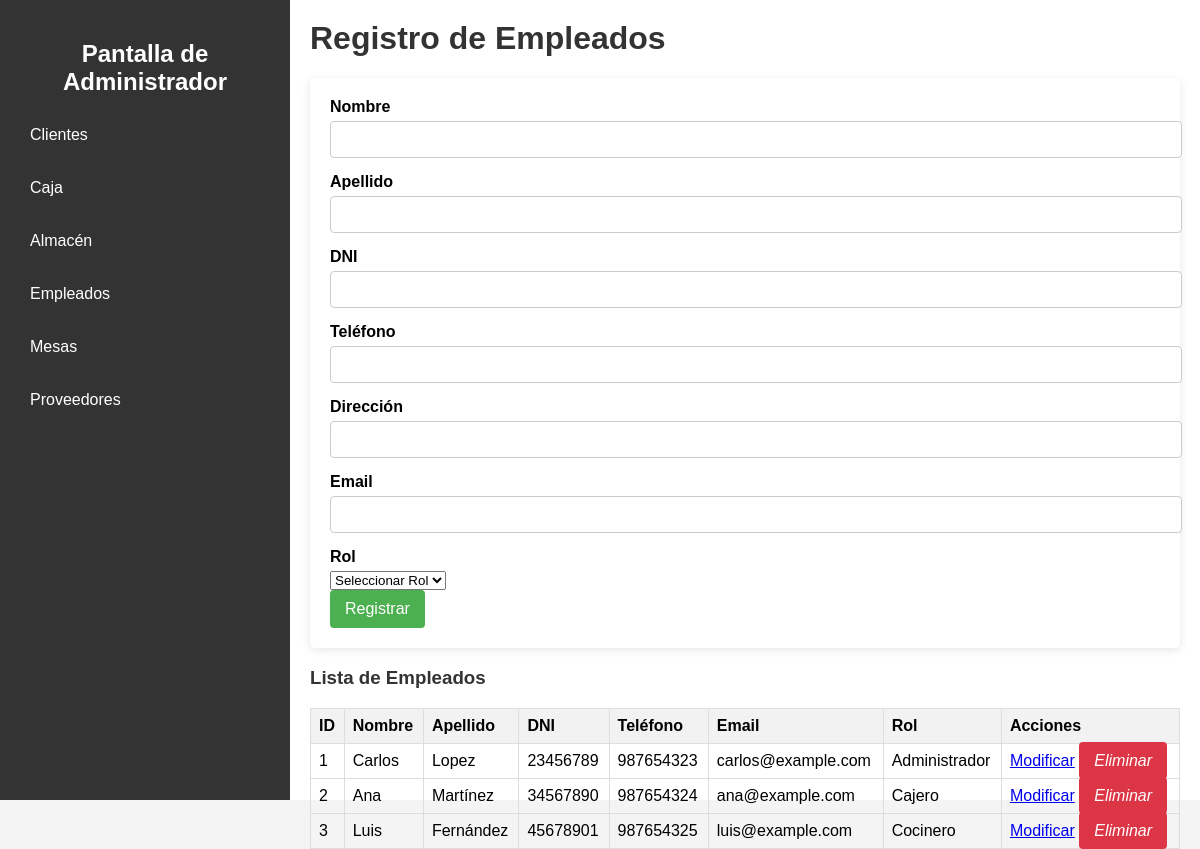
The page /vista/registro_empleado.php on the database its author committed.
### tables this page shows
CREATE TABLE `empleados` (
  `id_empleado` int(11) NOT NULL,
  `id_rol` int(11) DEFAULT NULL,
  `nombre` varchar(100) DEFAULT NULL,
  `apellido` varchar(100) DEFAULT NULL,
  `dni` varchar(8) DEFAULT NULL,
  `telefono` varchar(9) DEFAULT NULL,
  `email` varchar(100) DEFAULT NULL,
  `direccion` varchar(255) DEFAULT NULL,
  `fecha_contratacion` date DEFAULT NULL,
  `estado` tinyint(1) DEFAULT NULL
);

CREATE TABLE `roles` (
  `id_rol` int(11) NOT NULL,
  `nombre_rol` varchar(50) DEFAULT NULL,
  `descripcion` varchar(255) DEFAULT NULL
);

### vista/registro_empleado.php (the view, shortened to what this page needs)
<!DOCTYPE html>
<html lang="es">
<head>
    <link rel="stylesheet" href="../public/styles/admi.css">
</head>
<body>
    <div class="container">
        <nav class="sidebar">
            <h2>Pantalla de Administrador</h2>
            <ul>
                <li><a href="#" onclick="showSection('clientes')">Clientes</a></li>
                <li><a href="#" onclick="showSection('caja')">Caja</a></li>
                <li><a href="#" onclick="showSection('almacen')">Almacén</a></li>
                <li><a href="#" onclick="showSection('empleados')">Empleados</a></li>
                <li><a href="#" onclick="showSection('mesas')">Mesas</a></li>
                <li><a href="#" onclick="showSection('proveedores')">Proveedores</a></li>
            </ul>
        </nav>
        <main class="content">
            <h1>Registro de Empleados</h1>
            <?php
            include "../controlador/registro_empleado.php";
            ?>
            <form method="POST" class="mb-4">
                <div class="mb-3">
                    <label for="nombre" class="form-label">Nombre</label>
                    <input type="text" class="form-control" name="nombre" required>
                </div>
                <div class="mb-3">
                    <label for="apellido" class="form-label">Apellido</label>
                    <input type="text" class="form-control" name="apellido" required>
                </div>
                <div class="mb-3">
                    <label for="dni" class="form-label">DNI</label>
                    <input type="text" class="form-control" name="dni" required>
                </div>
                <div class="mb-3">
                    <label for="telefono" class="form-label">Teléfono</label>
                    <input type="text" class="form-control" name="telefono" required>
                </div>
                <div class="mb-3">
                    <label for="direccion" class="form-label">Dirección</label>
                    <input type="text" class="form-control" name="direccion" required>
                </div>
                <div class="mb-3">
                    <label for="email" class="form-label">Email</label>
                    <input type="email" class="form-control" name="email" required>
                </div>
                <div class="mb-3">
                    <label for="id_rol" class="form-label">Rol</label>
                    <select class="form-select" name="id_rol" required>
                        <option value="">Seleccionar Rol</option>
                    </select>
                </div>
                <button type="submit" class="btn btn-primary" name="btnregistrar" value="ok">Registrar</button>
            </form>
            <div id="empleados" class="section">
                <h3>Lista de Empleados</h3>
                <table class="table">
                    <thead>
                        <tr>
                            <th>ID</th>
                            <th>Nombre</th>
                            <th>Apellido</th>
                            <th>DNI</th>
                            <th>Teléfono</th>
                            <th>Email</th>
                            <th>Rol</th>
                            <th>Acciones</th>
                        </tr>
                    </thead>
                    <tbody>
                        <?php
                        $sql = $conexion->query("SELECT e.*, r.nombre_rol FROM empleados e LEFT JOIN roles r ON e.id_rol = r.id_rol");
                        while($empleado = $sql->fetch_object()){ ?>
                            <tr>
                                <td><?= $empleado->id_empleado ?></td>
                                <td><?= $empleado->nombre ?></td>
                                <td><?= $empleado->apellido ?></td>
                                <td><?= $empleado->dni ?></td>
                                <td><?= $empleado->telefono ?></td>
                                <td><?= $empleado->email ?></td>
                                <td><?= $empleado->nombre_rol ?></td>
                                <td>
                                    <a href="modificar_empleado.php?id=<?= $empleado->id_empleado ?>" class="btn btn-small btn-warning">Modificar</a>
                                    <a onclick="return eliminarempleado()" href="registro_empleado.php?id=<?= $empleado->id_empleado ?>" class="btn btn-small btn-danger"><i class="fa-solid fa-trash">Eliminar</a>
                                </td>
                            </tr>
                        <?php } ?>
                    </tbody>
                </table>
            </div>
        </main>
    </div>
</body>
</html>

### public/styles/admi.css (style rules this page uses)
body { font-family: Arial, sans-serif; margin: 0; padding: 0; background-color: #f4f4f4; height: 100vh; }
.container { display: flex; height: 100%; }
.sidebar { width: 250px; background-color: #333; color: #fff; padding: 20px; }
.sidebar h2 { text-align: center; }
.sidebar ul { list-style: none; padding: 0; }
.sidebar ul li { margin: 15px 0; }
.sidebar ul li a { color: #fff; text-decoration: none; padding: 10px; display: block; transition: background 0.3s; }
.content { flex: 1; padding: 20px; background-color: #fff; }
.content h1 { margin-top: 0; }
table { width: 100%; border-collapse: collapse; margin-bottom: 20px; }
th, td { padding: 8px; text-align: left; border: 1px solid #ddd; }
th { background-color: #f2f2f2; }
h1,h3 { color: #333; }
form { background-color: white; padding: 20px; border-radius: 5px; box-shadow: 0 2px 10px rgba(0, 0, 0, 0.1); }
form label { display: block; margin-bottom: 5px; font-weight: bold; }
form input { width: 100%; padding: 10px; margin-bottom: 15px; border: 1px solid #ccc; border-radius: 4px; }
form button { background-color: #4CAF50; color: white; padding: 10px 15px; border: none; border-radius: 4px; cursor: pointer; font-size: 16px; }
.btn-danger { background-color: #dc3545; color: white; padding: 10px 15px; border: none; border-radius: 4px; cursor: pointer; text-decoration: none; }

### rows shown on the page
empleados: id_empleado "1", nombre "Carlos", apellido "Lopez", dni "23456789", telefono "987654323", email "carlos@example.com", id_rol.nombre_rol "Administrador"
empleados: id_empleado "2", nombre "Ana", apellido "Martínez", dni "34567890", telefono "987654324", email "ana@example.com", id_rol.nombre_rol "Cajero"
empleados: id_empleado "3", nombre "Luis", apellido "Fernández", dni "45678901", telefono "987654325", email "luis@example.com", id_rol.nombre_rol "Cocinero"
